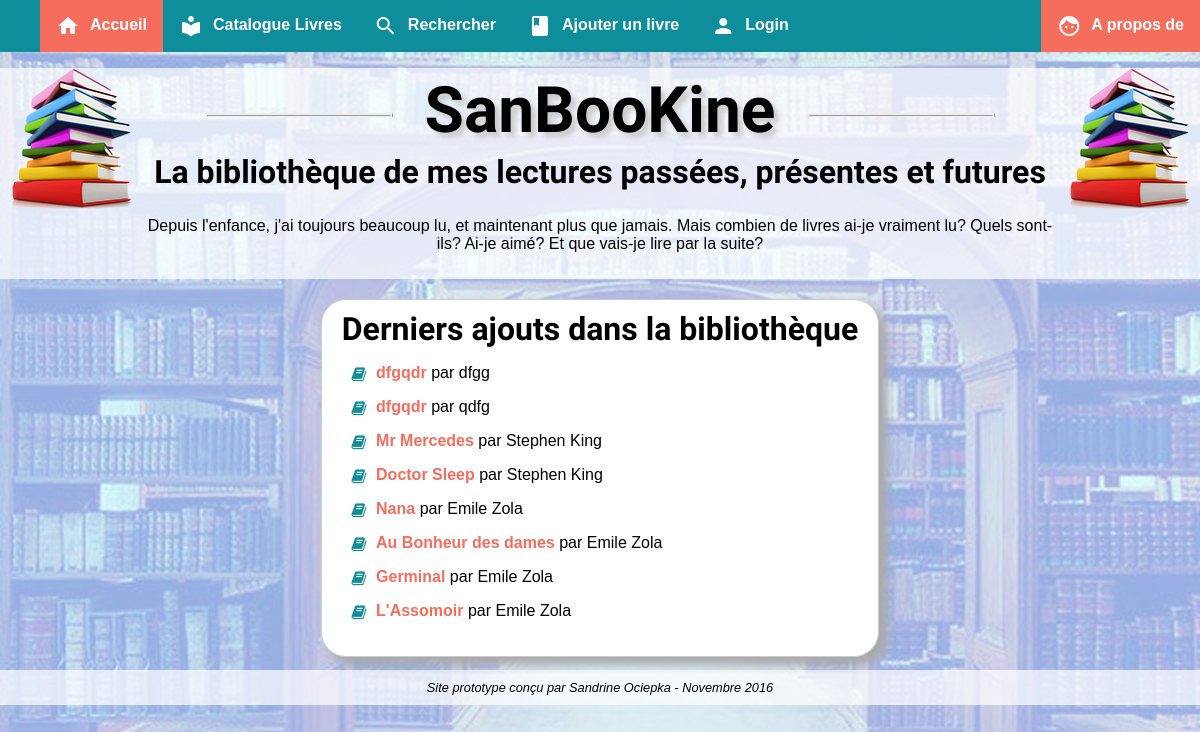
The page / on the database its author committed.
### tables this page shows
CREATE TABLE `sbk_book` (
  `id` int(11) NOT NULL,
  `titre` varchar(255) NOT NULL,
  `auteur` varchar(255) NOT NULL,
  `resume` text NOT NULL,
  `note` int(11) NOT NULL,
  `lu` varchar(11) NOT NULL,
  `date_ajout` date NOT NULL,
  `date_lu` date NOT NULL,
  `id_user` int(11) NOT NULL,
  `id_cat` int(11) NOT NULL
);

### modeles/m_list_livres.php (called while the page is built, shortened)
<?php
function get_last_livre($nblivres)
{
global $db;
$statement=$db->prepare("SELECT id,titre, auteur, id_user FROM sbk_book ORDER BY id DESC LIMIT 0,:nblivres");
$statement->bindParam(':nblivres', $nblivres, PDO::PARAM_INT);
$statement->execute();
return $statement;
}
?>

### vues/v_liste_titre_auteur.php (the view, shortened to what this page needs)
<?php
foreach ($donnees as $donnee)
{
	$donnee['titre'] = htmlspecialchars($donnee['titre']);
			$donnee['auteur'] = htmlspecialchars($donnee['auteur']);
?>
<div class="livre">
    <ul class="fa-ul">
        <li><i class="fa-li fa fa-book"style="color:#0d8e9a; margin-right:5px;"></i><a href="fiche_livre.php?id_livre=<?php echo $donnee['id']; ?>">
		<?php echo $donnee['titre']; ?></a> par  <?php echo $donnee['auteur']; ?>
    </ul>
</div>
<?php
}
?>

### index.php (shortened to what this page needs)
<!DOCTYPE html>
<html lang="fr">
	<head>
	<link rel="stylesheet" href="css/stylemain.css" />
	<link rel="stylesheet" href="https://cdnjs.cloudflare.com/ajax/libs/font-awesome/4.7.0/css/font-awesome.min.css">
	</head>
<body>
<?php include_once('vues/v_navbar.php'); ?>
<header>
<div id="conteneur">
    <div class="element"><img src="img/books.png" alt="books" /></div>
    <div class="element"><h1>SanBooKine</h1>
	<h2>La bibliothèque de mes lectures passées, présentes et futures</h2>
<p style="padding-bottom:10px;">Depuis l'enfance, j'ai toujours beaucoup lu, et maintenant plus que jamais. Mais combien de livres ai-je vraiment lu? Quels sont-ils?
Ai-je aimé? Et que vais-je lire par la suite?</p></div>
    <div class="element"><img src="img/books.png" alt="books" /></div>
</div>
</header>
<div align="center">
<section id="liste">
<h2 style="padding-top:10px;padding-bottom:0px;">Derniers ajouts dans la bibliothèque</h2>
<?php
$db = Connexion::getInstance();
include_once('modeles/m_list_livres.php');
$statement = get_last_livre(10);
$donnees = $statement->fetchAll();
include_once('vues/v_liste_titre_auteur.php');
?>
</section></div>
<?php include_once('vues/v_footer.php'); ?>
</body>
</html>

### vues/v_navbar.php
<nav>
<ul class="nav">
	<li class="nav"><a class="active" href="index.php" alt=""><i class="material-icons">home</i><b>Accueil</b></a></li>
	<li class="nav"><a href="consultation.php"><i class="material-icons">local_library</i>Catalogue Livres</a></li>
	<li class="nav"><a href="search.php"><i class="material-icons">search</i>Rechercher</a></li>
	<li class="nav"><a href="add_livres.php"><i class="material-icons">book</i>Ajouter un livre</a></li>
	<li class="nav"><a href="login.php"><i class="material-icons">person</i>Login</a></li>
	<li class="nav" style="float:right"><a class="active" href="about.php" alt=""><i class="material-icons">face</i>A propos de</a></li>
	</ul>
</nav>

### vues/v_footer.php
<footer>
<p>Site prototype conçu par Sandrine Ociepka - Novembre 2016</p>
</footer>

### css/stylemain.css (style rules this page uses)
html, body { font-family: arial, sans-serif; margin-top:0px; margin-left: 0px; height:100%; }
body { background: #e2d8e9; background-image: url('img/fond.jpg'); background-repeat: no-repeat; background-attachment: fixed; margin-top:0px; margin-left: 0px; width:100%; }
header, footer { margin-bottom:20px; margin-left: auto; margin-right: auto; text-align:center; background-color: rgba(255,255, 255, 0.7); }
#conteneur { display: flex; justify-content: space-around; }
footer { margin-bottom:0px; }
footer p { font-style: italic; padding:10px; font-size:0.8em; }
a { text-decoration: none; color:#f46d5d; font-weight:bold; }
nav { margin-top:0px; margin-left: 0px; margin-right: auto; }
i { vertical-align: middle; padding-right:10px; padding-top:0px; font-size:24px; }
h2 { font-family: 'Courgette', cursive; font-size:2em; margin-top:0px; margin-bottom:0px; padding-bottom:10px; }
h1 { font-family: 'Courgette', cursive; font-size:4em; text-align:center; font-weight:bold; margin-bottom:0px; margin-top:0px; padding:5px; text-shadow: 5px 5px 5px #ccc; }
h1:before, h1:after { content: ""; display: inline-block; width: 20%; margin: 0 .5em 0 -55%; vertical-align: middle; border-bottom: 1px solid; border-style: ridge; }
h1:after { margin: 0 -55% 0 .5em; }
ul.nav { margin-top:0px; list-style-type: none; background-color: #0d8e9a; padding-bottom:0px; overflow: hidden; }
li.nav { float: left; box-sizing: border-box; }
li.nav a { display: block; color: white; text-align: center; padding: 14px 16px; text-decoration: none; vertical-align:middle; }
.active { background-color: #f46d5d; }
#liste { display: inline-block; background-color: #fff; border: 1px solid #ccc; border-radius: 25px; box-shadow:8px 8px 10px #aaa; padding:20px; padding-top:0px; }
section { text-align:left; }

### index.php (style rules this page uses)
body { background-image: url("img/fond.jpg"); }

### rows shown on the page
sbk_book: titre "dfgqdr", auteur "dfgg"
sbk_book: titre "dfgqdr", auteur "qdfg"
sbk_book: titre "Mr Mercedes", auteur "Stephen King"
sbk_book: titre "Doctor Sleep", auteur "Stephen King"
sbk_book: titre "Nana", auteur "Emile Zola"
sbk_book: titre "Au Bonheur des dames", auteur "Emile Zola"
sbk_book: titre "Germinal", auteur "Emile Zola"
sbk_book: titre "L'Assomoir", auteur "Emile Zola"
